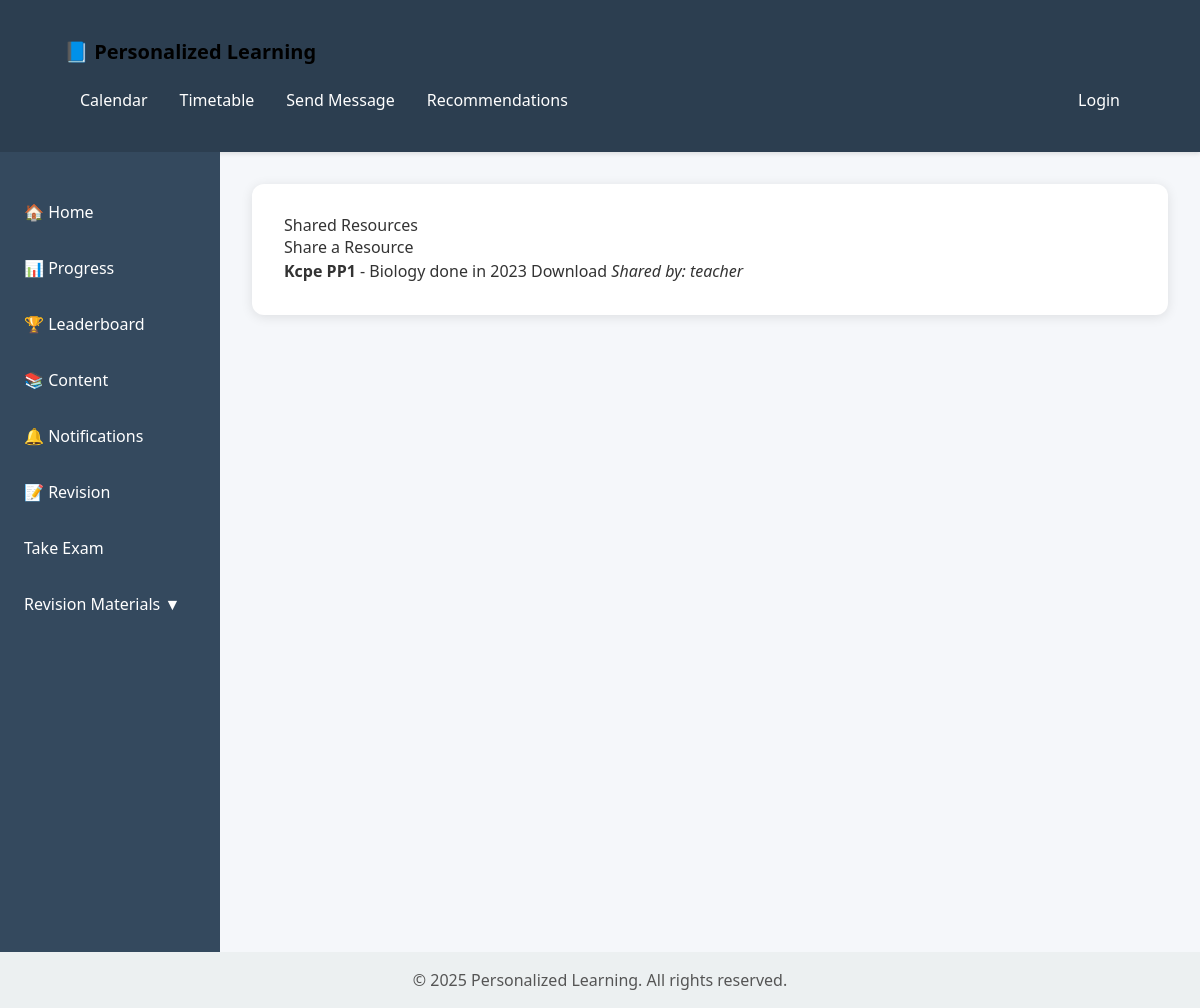
Screenshot of /ai-engine/shared-resources/ with the database file from the repository.
### ai_engine/models.py (models this page shows, shortened)
class SharedResource(models.Model):
    title = models.CharField(max_length=255)
    description = models.TextField(blank=True)
    file = models.FileField(upload_to='shared_resources/')
    uploaded_by = models.ForeignKey(User, on_delete=models.SET_NULL, null=True)
    upload_date = models.DateTimeField(auto_now_add=True)
    approved = models.BooleanField(default=False)  # Only visible if approved by a teacher

### ai_engine/views.py (the view)
# urls.py: path('shared-resources/', views.shared_resources, name='shared_resources'),
def shared_resources(request):
    resources = SharedResource.objects.filter(approved=True).order_by('-upload_date')
    return render(request, 'ai_engine/shared_resources.html', {'resources': resources})

### ai_engine/templates/ai_engine/shared_resources.html
{%extends 'content/base.html'%}
{%block content%}
<h2>Shared Resources</h2>
<a href="{% url 'submit_resource' %}">Share a Resource</a>
<ul>
  {% for resource in resources %}
    <li>
      <strong>{{ resource.title }}</strong>
      {% if resource.description %}
        - {{ resource.description }}
      {% endif %}
      <a href="{{ resource.file.url }}">Download</a>
      <em>Shared by: {{ resource.uploaded_by.username }}</em>
    </li>
  {% endfor %}
</ul>
{%endblock%}

### content/templates/content/base.html (style rules this page uses)
body { margin: 0; font-family: 'Segoe UI', Tahoma, Geneva, Verdana, sans-serif; background-color: #f5f7fa; color: #333; display: flex; flex-direction: column; min-height: 100vh; }

### rows the page displays
SharedResource: title "Kcpe PP1", description "Biology done in 2023", uploaded_by.username "teacher"
